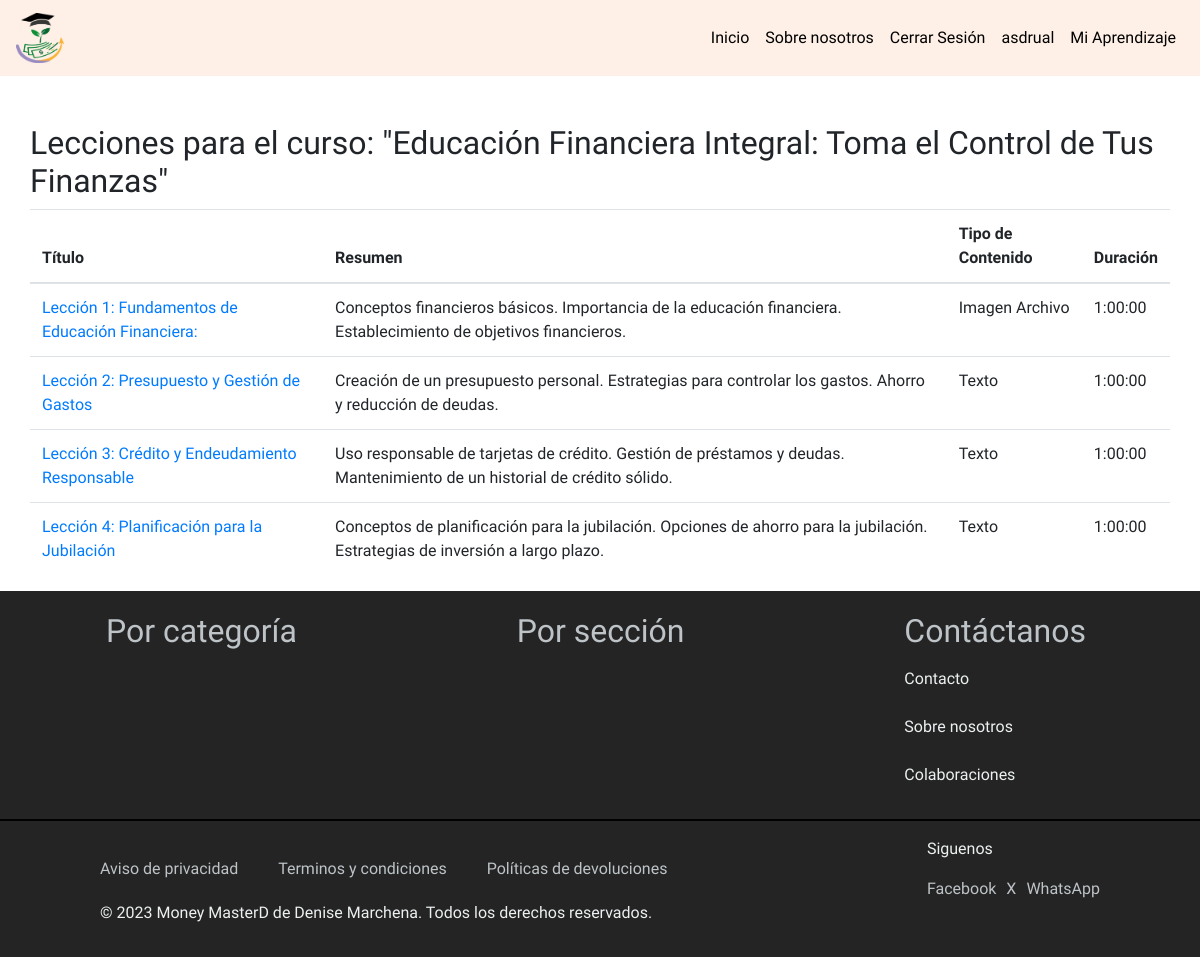
Before: /contenido/curso/8/lecciones/ (signed in) with the older database file.
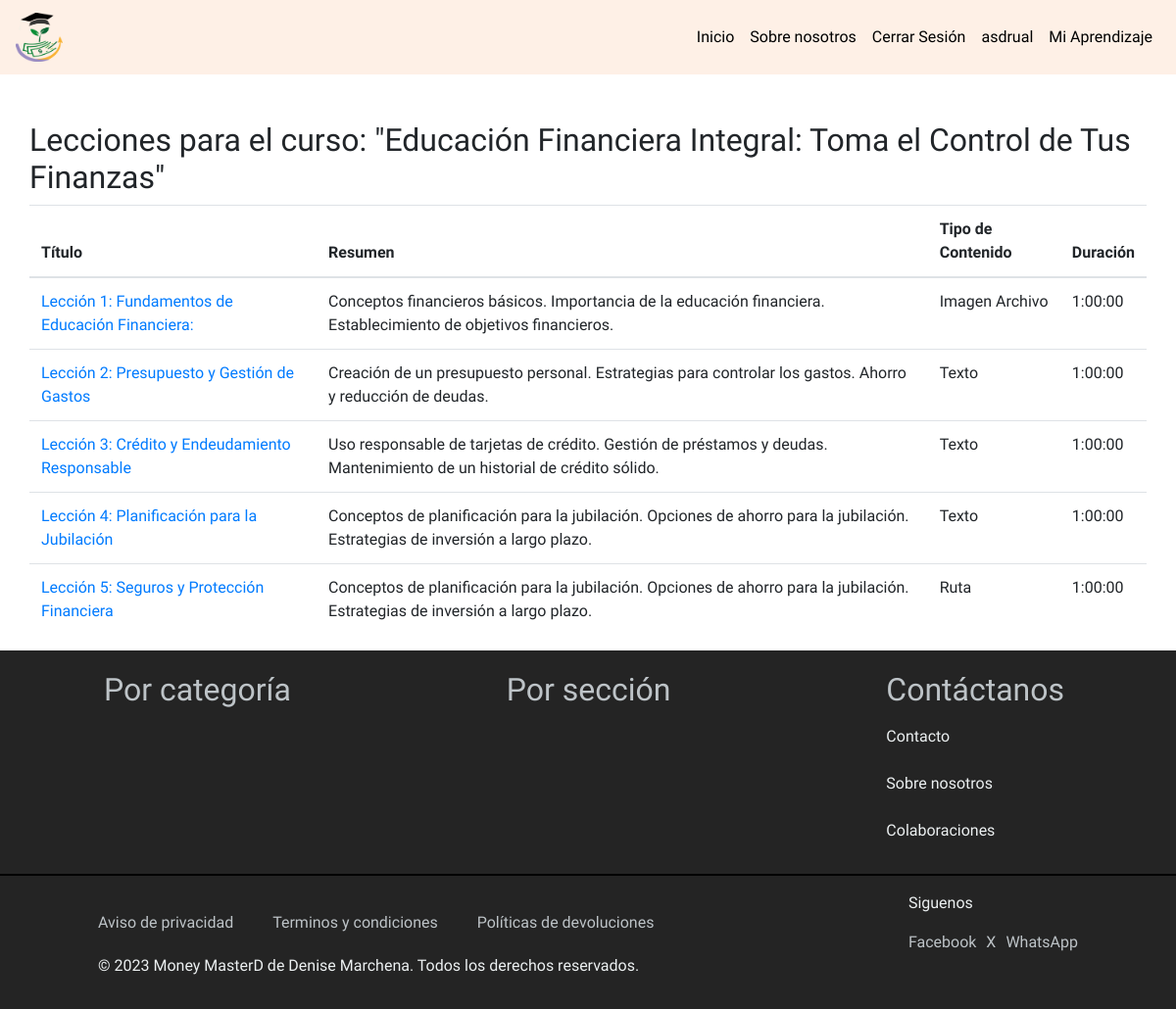
After: the same page with the newer database file.
### Money/models.py (models this page shows, shortened)
class Curso(models.Model):
    titulo = models.CharField(max_length=200)
    descripcion = models.TextField()
    CATEGORIAS_CHOICES = [
        ('EconomiaPersonal', 'Economía Personal'),
        ('FundamentosEmprendimiento', 'Fundamentos de Emprendimiento'),
        ('GestionFinancieraEmpresarial', 'Gestión Financiera Empresarial'),
        ('InversionesMercadosFinancieros', 'Inversiones y Mercados Financieros'),
        ('ImpuestosObligacionesLegales', 'Impuestos y Obligaciones Legales'),
        ('TecnologiaFinanzas', 'Tecnología y Finanzas'),
        ('DesarrolloHabilidadesSoft', 'Desarrollo de Habilidades Soft'),
        ('TendenciasActualidadFinanciera', 'Tendencias y Actualidad Financiera'),
    ]
    categoria = models.CharField(max_length=100, choices=CATEGORIAS_CHOICES, default='EconomiaPersonal')
    destacado = models.BooleanField(default=False)
    duracion = models.DurationField(null=True, blank=True)  # Duración total del curso
    fecha_creacion = models.DateTimeField(default=timezone.now)
    instructor = models.ForeignKey(User, on_delete=models.CASCADE, related_name='cursos_creados')
    precio = models.DecimalField(max_digits=10, decimal_places=2)
    imagen = models.ImageField(upload_to='cursos/', null=True, blank=True)
    vistas = models.PositiveIntegerField(default=0)
    lecciones_completadas = models.PositiveIntegerField(default=0)

class Leccion(models.Model):
    titulo = models.CharField(max_length=200)
    resumen = models.TextField(null=True, blank=True)  # Resumen de la lección
    duracion = models.DurationField(null=True, blank=True)  # Duración de la lección
    contenido = models.OneToOneField('Contenido', on_delete=models.CASCADE, related_name='leccion')
    curso = models.ForeignKey(Curso, on_delete=models.CASCADE, related_name='lecciones')
    orden = models.PositiveIntegerField()

class Contenido(models.Model):
    TEXTO = 'Texto'
    IMAGEN_URL = 'Imagen URL'
    IMAGEN_ARCHIVO = 'Imagen Archivo'  # Nueva opción para imagen desde archivo
    VIDEO_URL = 'Video URL'
    VIDEO_ARCHIVO = 'Video Archivo'  # Nueva opción para video desde archivo
    RUTA = 'Ruta'
    OTRO = 'Otro'
    TIPO_CONTENIDO_CHOICES = [
        (TEXTO, 'Texto'),
        (IMAGEN_URL, 'Imagen URL'),
        (IMAGEN_ARCHIVO, 'Imagen Archivo'),  # Agregamos una opción para imagen desde archivo
        (VIDEO_URL, 'Video URL'),
        (VIDEO_ARCHIVO, 'Video Archivo'),  # Agregamos una opción para video desde archivo
        (RUTA, 'Ruta'),
        (OTRO, 'Otro'),
    ]
    tipo = models.CharField(max_length=20, choices=TIPO_CONTENIDO_CHOICES, default=TEXTO)
    texto = models.TextField(blank=True, null=True)
    imagen_url = models.URLField(blank=True, null=True)
    imagen_archivo = models.ImageField(upload_to='media/galeria', blank=True, null=True)  # Campo para imágenes desde archivo
    video_url = models.URLField(blank=True, null=True)
    video_archivo = models.FileField(upload_to='media/videos', blank=True, null=True)  # Campo para videos desde archivo
    ruta = models.FileField(upload_to='media/rutas', blank=True, null=True)

### Money/views.py (the view)
# urls.py: path('contenido/curso/<int:curso_id>/lecciones/', views.lecciones_curso, name='lecciones_curso'),
@login_required
def lecciones_curso(request, curso_id):
    curso = get_object_or_404(Curso, id=curso_id)
    lecciones = Leccion.objects.filter(curso=curso)
    context = {
        'curso': curso,
        'lecciones': lecciones
    }
    return render(request, 'contenido/lecciones_curso.html', context)

### Money/templates/contenido/lecciones_curso.html
{% extends "base.html" %}
{% block content %}
<h2>Lecciones para el curso: {{ curso.titulo }}</h2>
<table class="table">
    <thead>
        <tr>
            <th>Título</th>
            <th>Resumen</th>
            <th>Tipo de Contenido</th>
            <th>Duración</th>
        </tr>
    </thead>
    <tbody>
        {% for leccion in lecciones %}
        <tr>
            <td><a href="{% url 'contenido_leccion' leccion.id %}">{{ leccion.titulo }}</a></td>
            <td>{{ leccion.resumen }}</td>
            <td>{{ leccion.contenido.tipo }}</td>
            <td>{{ leccion.duracion }}</td>
        </tr>
        {% endfor %}
    </tbody>
</table>
{% endblock %}

### Money/templates/base.html (shortened to what this page needs)
{% load static %}
<!DOCTYPE html>
<html lang="es">
<head>
    <link href="https://maxcdn.bootstrapcdn.com/bootstrap/4.5.2/css/bootstrap.min.css" rel="stylesheet">
</head>
<body>
    <nav class="navbar navbar-expand-lg">
        <a class="navbar-brand" href="{% url 'index' %}">
            <img  src="/media/media/galeria/BORRADOR_4.png"  alt="Borrador" style="height: 50px;">
        </a>
        <div class="collapse navbar-collapse" id="navbarNav">
            <ul class="navbar-nav ml-auto">
                <li class="nav-item active">
                    <a class="nav-link" href="{% url 'index' %}">Inicio</a>
                </li>
                <li class="nav-item">
                    <a class="nav-link" href="{% url 'nosotros' %}">Sobre nosotros</a>
                </li>
                {% if user.is_authenticated %}
                <li class="nav-item">
                    <a class="nav-link" href="{% url 'logout' %}">Cerrar Sesión</a>
                </li>
                <li class="nav-item">
                    <a class="nav-link" href="#">{{ user.username }}</a>
                </li>
                <li class="nav-item">
                    <a class="nav-link" href="{% url 'index_contenido' %}">Mi Aprendizaje</a>
                </li>
                {% endif %}
            </ul>
        </div>
    </nav>
    <div class="container mt-5">
        {% block content %}{% endblock %}
    </div>
    <footer class="py-3 text-center" style="background-color: #242424;">
        <div class="first">
            <ul class="list-inline" style="display: flex; justify-content: space-around;">
                <li class="list-inline-item"><a href="#">Por categoría</a></li>
                <li class="list-inline-item"><a href="#">Por sección</a></li>
                <div style="text-align: start;">
                    <li class="list-inline-item"><a href="#">Contáctanos</a></li>
                    <div style="display: flex; flex-direction: column; gap: 8px;margin-block-start: 12px;">
                        <p>Contacto</p>
                        <p>Sobre nosotros</p>
                        <p>Colaboraciones</p>
                    </div>
                </div>
            </ul>
        </div>
        <hr style="border: 1px solid black;">
        <div style="text-align: start; padding-inline: 100px;">
            <div style="display: flex; justify-content: space-between; align-items: center;">
                <div style="display: flex; gap: 40px;">
                    <a href="#">Aviso de privacidad</a>
                    <a href="#">Terminos y condiciones</a>
                    <a href="#">Políticas de devoluciones</a>
                </div>
                <div style="text-align: start;">
                    <p>Siguenos</p>
                    <div style="display: flex; gap: 10px;">
                        <a href="#">Facebook</a>
                        <a href="#">X</a>
                        <a href="#">WhatsApp</a>
                    </div>
                </div>
            </div>
            <p>&copy; 2023 Money MasterD de Denise Marchena. Todos los derechos reservados.</p>
        </div>
    </footer>
</body>
</html>

### Money/templates/base.html (style rules this page uses)
body { font-family: 'Scope One', serif; background-color: #fff; display: flex; flex-direction: column; align-items: stretch; min-height: 100vh; }
.navbar { background-color: #fef0e6; }
.navbar-brand, .nav-link { color: #000 !important; }
.container { display: flex; flex-direction: column; flex-grow: 2; background-color: #fff; padding: 0; }
footer { background-color: #000; color: #ecf0f1; }
footer a { color: #bdc3c7; text-decoration: none; }
.first a { font-size: 32px; }

Changed rows visible on the page:
added Leccion: titulo "Lección 5: Seguros y Protección Financiera", resumen "Conceptos de planificación para la jubilación. Opciones de ahorro para la jubilación. Estrategias de inversión a largo plazo.", contenido.tipo "Ruta", duracion "1:00:00"
